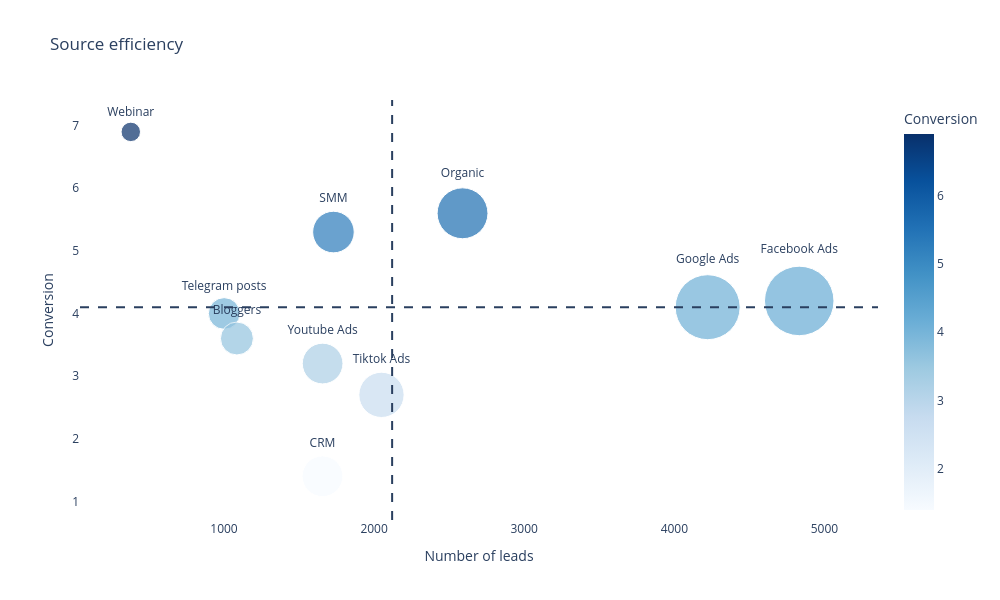

Notebook cell for this chart:
### Code cell
# second graph for greater clarity

fig = px.scatter(source_stats, x='leads', y='conversion', size='leads', 
                 color='conversion', text='source', 
                 title='Source efficiency',
                 labels={'leads': 'Number of leads', 
                        'conversion': 'Conversion',
                        'color': ' '},
                        color_continuous_scale='Blues')
                    

fig.update_layout(width=1000, height=600, plot_bgcolor='white')
fig.update_traces(textposition='top center', marker=dict(sizeref=2))

fig.add_vline(x=source_stats['leads'].mean(), line_dash="dash",)

fig.add_hline(y=source_stats['conversion'].mean(), line_dash="dash")

fig.show()

### Figure 1 — Plotly figure (JSON) as saved in the notebook; plotly's stock layout.template omitted (floating-point values rounded to 4 significant figures)
{"data": [{"hovertemplate": "Number of leads=%{marker.size}<br>Conversion=%{marker.color}<br>source=%{text}<extra></extra>", "legendgroup": "", "marker": {"color": [6.9, 4.0, 3.6, 1.4, 3.2, 5.3, 2.7, 5.6, 4.1, 4.2], "coloraxis": "coloraxis", "size": [379, 1001, 1086, 1656, 1657, 1729, 2049, 2589, 4222, 4832], "sizemode": "area", "sizeref": 2, "symbol": "circle"}, "mode": "markers+text", "name": "", "orientation": "v", "showlegend": false, "text": ["Webinar", "Telegram posts", "Bloggers", "CRM", "Youtube Ads", "SMM", "Tiktok Ads", "Organic", "Google Ads", "Facebook Ads"], "textposition": "top center", "type": "scatter", "x": [379, 1001, 1086, 1656, 1657, 1729, 2049, 2589, 4222, 4832], "xaxis": "x", "y": [6.9, 4.0, 3.6, 1.4, 3.2, 5.3, 2.7, 5.6, 4.1, 4.2], "yaxis": "y"}], "layout": {"coloraxis": {"colorbar": {"title": {"text": "Conversion"}}, "colorscale": [[0, "rgb(247,251,255)"], [0.125, "rgb(222,235,247)"], [0.25, "rgb(198,219,239)"], [0.375, "rgb(158,202,225)"], [0.5, "rgb(107,174,214)"], [0.625, "rgb(66,146,198)"], [0.75, "rgb(33,113,181)"], [0.875, "rgb(8,81,156)"], [1, "rgb(8,48,107)"]]}, "height": 600, "legend": {"itemsizing": "constant", "tracegroupgap": 0}, "plot_bgcolor": "white", "shapes": [{"line": {"dash": "dash"}, "type": "line", "x0": 2120, "x1": 2120, "xref": "x", "y0": 0, "y1": 1, "yref": "y domain"}, {"line": {"dash": "dash"}, "type": "line", "x0": 0, "x1": 1, "xref": "x domain", "y0": 4.1, "y1": 4.1, "yref": "y"}], "title": {"text": "Source efficiency"}, "width": 1000, "xaxis": {"anchor": "y", "domain": [0, 1], "title": {"text": "Number of leads"}}, "yaxis": {"anchor": "x", "domain": [0, 1], "title": {"text": "Conversion"}}}}
